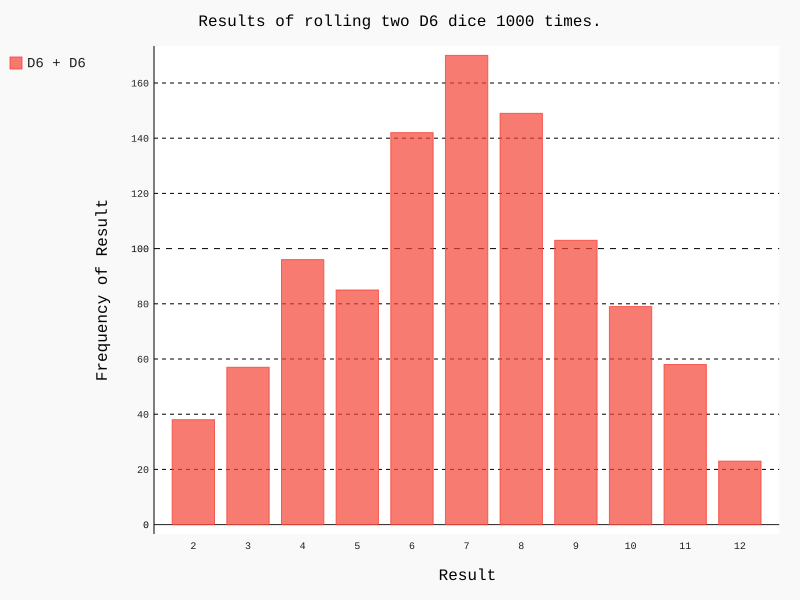

Reproduce this figure in Python.
from die import Die
import pygal


# Create two dice D6
die_1 = Die()
die_2 = Die()

# Make some rolls and store the results in a list.
results = []
for roll_num in range(1000):
    result = die_1.roll() + die_2.roll()
    results.append(result)


# Analyze the results.
frequencies = []
max_result = die_1.num_sides + die_2.num_sides
for value in range(Die.instance_counter.total(), (max_result+1)):  # range() does not include the last number.
    frequency = results.count(value)
    frequencies.append(frequency)


# Visualize the results.
hist = pygal.Bar()

hist.title = "Results of rolling two D6 dice 1000 times."
hist.x_labels = [str(x) for x in range(Die.instance_counter.total(), (Die.instance_counter.total()*6)+1)]
# [str(x) for x in range(2, 13)]
# Better not to use this solution since is useful just for two dice.
hist.x_title = "Result"
hist.y_title = "Frequency of Result"

hist.add('D6 + D6', frequencies)
"""
The add method is called to add a series of data to the bar chart.
The first argument is the name of the series 
and the second argument is a list of values."""
hist.render_to_file('dice_visual.svg')
